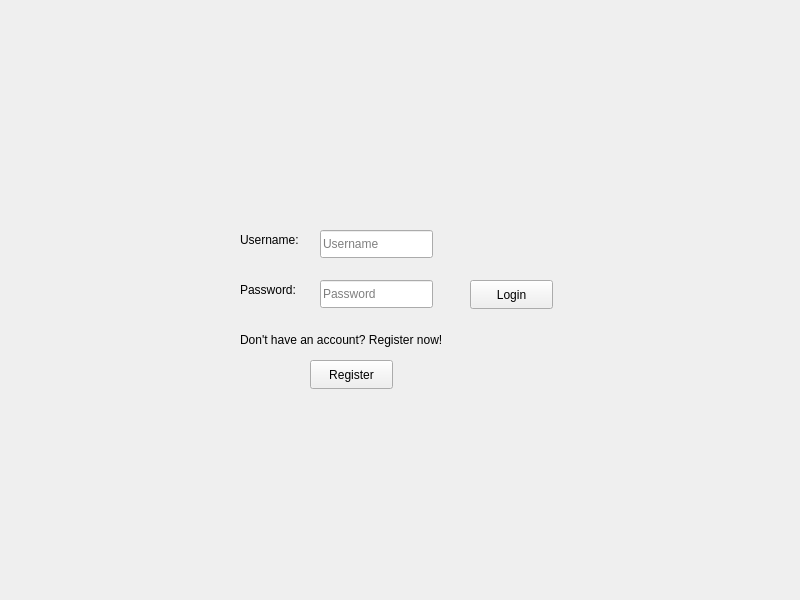
<?xml version="1.0" encoding="UTF-8"?>
<ui version="4.0">
 <class>Login</class>
 <widget class="QWidget" name="Login">
  <property name="geometry">
   <rect>
    <x>0</x>
    <y>0</y>
    <width>800</width>
    <height>600</height>
   </rect>
  </property>
  <property name="windowTitle">
   <string>Login</string>
  </property>
  <widget class="QLabel" name="label">
   <property name="geometry">
    <rect>
     <x>240</x>
     <y>230</y>
     <width>81</width>
     <height>20</height>
    </rect>
   </property>
   <property name="text">
    <string>Username:</string>
   </property>
  </widget>
  <widget class="QLabel" name="label_2">
   <property name="geometry">
    <rect>
     <x>240</x>
     <y>280</y>
     <width>91</width>
     <height>20</height>
    </rect>
   </property>
   <property name="text">
    <string>Password:</string>
   </property>
  </widget>
  <widget class="QLabel" name="label_3">
   <property name="geometry">
    <rect>
     <x>240</x>
     <y>330</y>
     <width>271</width>
     <height>20</height>
    </rect>
   </property>
   <property name="text">
    <string>Don't have an account? Register now!</string>
   </property>
  </widget>
  <widget class="QPushButton" name="loginButton">
   <property name="geometry">
    <rect>
     <x>470</x>
     <y>280</y>
     <width>83</width>
     <height>29</height>
    </rect>
   </property>
   <property name="text">
    <string>Login</string>
   </property>
  </widget>
  <widget class="QPushButton" name="registerButton">
   <property name="geometry">
    <rect>
     <x>310</x>
     <y>360</y>
     <width>83</width>
     <height>29</height>
    </rect>
   </property>
   <property name="text">
    <string>Register</string>
   </property>
  </widget>
  <widget class="QLabel" name="registerNotImplementedLabel">
   <property name="enabled">
    <bool>false</bool>
   </property>
   <property name="geometry">
    <rect>
     <x>280</x>
     <y>400</y>
     <width>151</width>
     <height>20</height>
    </rect>
   </property>
   <property name="text">
    <string/>
   </property>
  </widget>
  <widget class="QLabel" name="authFailedLabel">
   <property name="enabled">
    <bool>false</bool>
   </property>
   <property name="geometry">
    <rect>
     <x>460</x>
     <y>230</y>
     <width>231</width>
     <height>41</height>
    </rect>
   </property>
   <property name="cursor">
    <cursorShape>ArrowCursor</cursorShape>
   </property>
   <property name="text">
    <string/>
   </property>
   <property name="wordWrap">
    <bool>true</bool>
   </property>
  </widget>
  <widget class="QLineEdit" name="passwordTextbox">
   <property name="geometry">
    <rect>
     <x>320</x>
     <y>280</y>
     <width>113</width>
     <height>28</height>
    </rect>
   </property>
   <property name="inputMask">
    <string/>
   </property>
   <property name="echoMode">
    <enum>QLineEdit::EchoMode::Password</enum>
   </property>
   <property name="placeholderText">
    <string>Password</string>
   </property>
  </widget>
  <widget class="QLineEdit" name="usernameTextbox">
   <property name="geometry">
    <rect>
     <x>320</x>
     <y>230</y>
     <width>113</width>
     <height>28</height>
    </rect>
   </property>
   <property name="placeholderText">
    <string>Username</string>
   </property>
   <property name="clearButtonEnabled">
    <bool>false</bool>
   </property>
  </widget>
  <zorder>usernameTextbox</zorder>
  <zorder>label</zorder>
  <zorder>label_2</zorder>
  <zorder>label_3</zorder>
  <zorder>loginButton</zorder>
  <zorder>registerButton</zorder>
  <zorder>registerNotImplementedLabel</zorder>
  <zorder>authFailedLabel</zorder>
  <zorder>passwordTextbox</zorder>
 </widget>
 <tabstops>
  <tabstop>usernameTextbox</tabstop>
  <tabstop>passwordTextbox</tabstop>
  <tabstop>loginButton</tabstop>
  <tabstop>registerButton</tabstop>
 </tabstops>
 <resources/>
 <connections/>
</ui>
